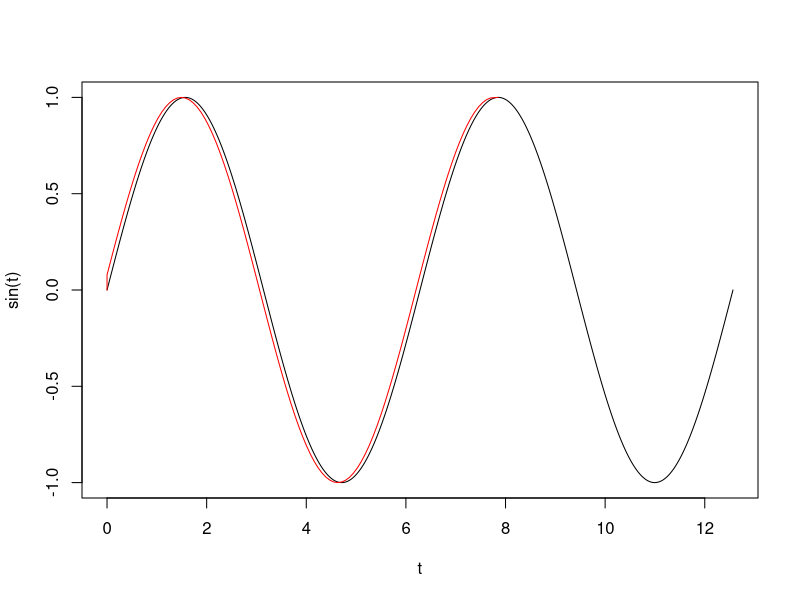
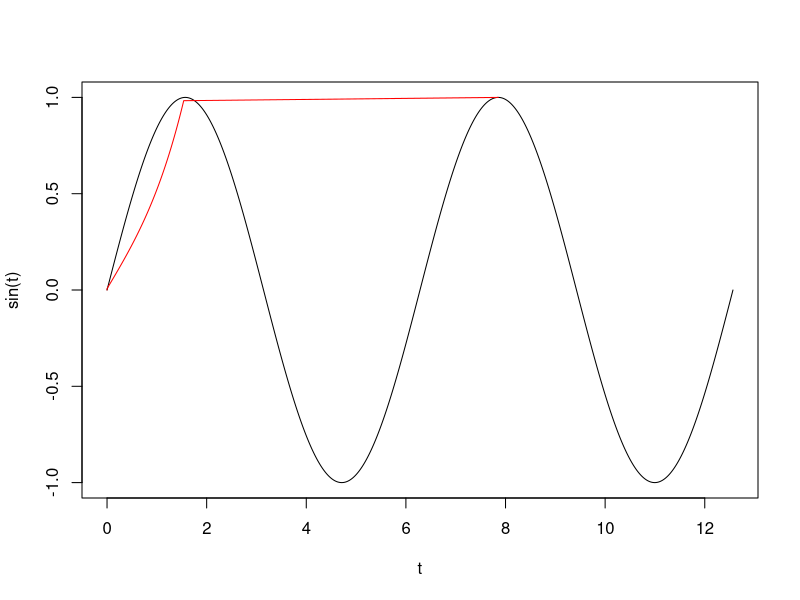

Recreate these plots in R, in order.
## ---- chunk 1
knitr::opts_chunk$set(echo = TRUE)
## ---- chunk 2
schemat_brzegowy = function(f, c , t0 , tN, x0, xN , N)
{
  h = (tN-t0)/N
  t = seq(from=t0, to=t0+(N-2)*h,length.out = N-1)
  A = diag(-2-c*h^2,nrow=N-1,ncol=N-1)
  A[row(A) - col(A) == -1] = 1
  A[row(A) - col(A) == 1] = 1
  b = -1 * f(t) * h
  b[1] = b[1] - x0
  b[N-1] = b[N-1] - xN
  x = solve(A, b)
  result = list(time=c(t0, t, tN), values = c(x0, x, xN))
  return(result)
}
## ---- chunk 3
f = function(t){
  return(rep(0,times = length(t)))
}
c = -1
t0 = 0
tN = 5*pi/2
x0 = 0
xN = 1
N =100

solution = schemat_brzegowy(f,c, t0, tN, x0, xN, N)
solution
## ---- chunk 4
t = seq(0,to=4*pi, length.out = 1000)
plot(t, sin(t),type = 'l')
lines(solution$time, solution$values,col='red')
## ---- chunk 5
rownanie = function(t ,x) {
  y = rep(0, times =2)
  y[1] = x[2]
  y[2] = -x[1]
  return(y)
}

x0 = 0
xN = 1
t0 = 0
t_end = pi/2 
N = 100
c = -1

h = (t_end-t0)/N
   t = seq(from=t0, to=t0+(N-2)*h,length.out = N-1)
   A = diag(-2+c*h^2,nrow=N-1,ncol=N-1)
   A[row(A) - col(A) == -1] = 1
   A[row(A) - col(A) == 1] = 1
   b = -1 * f(t) * h^2
   b[1] = b[1] -  x0
   b[N-1] = b[N-1] - xN
   x = solve(A, b)
   solution = list(time=c(t0, t, tN), values = c(x0, x, xN))

#solution = schemat_brzegowy(rownanie, c, t0,t_end,x0,xN, N)
## ---- chunk 6
t = seq(0,to=4*pi, length.out = 1000)
plot(t, sin(t),type = 'l')
lines(solution$time, solution$values,col='red')
